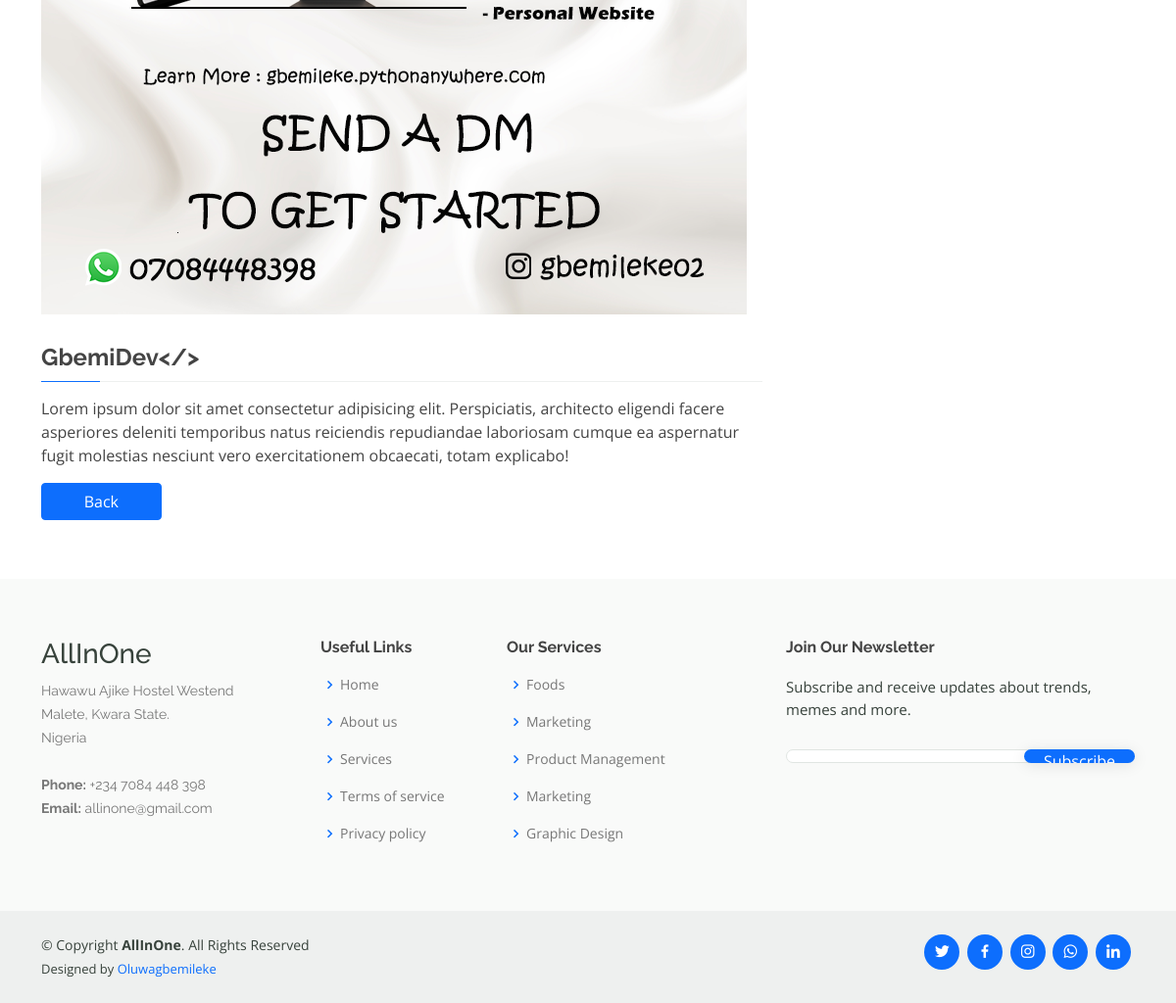
The app's page /pages/detail/2/ (lower part), older data.
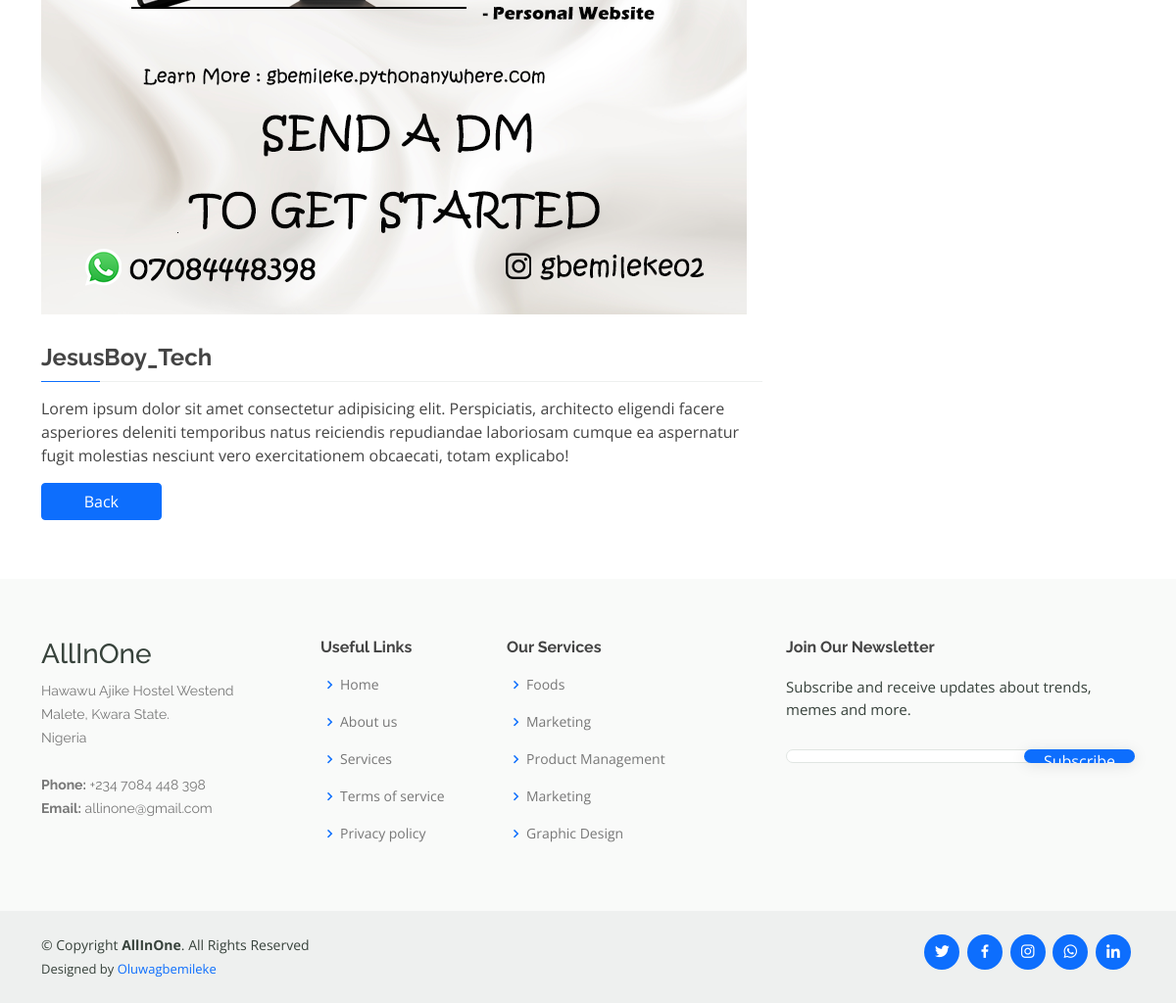
The same page, newer data.
### frontend/models.py (models this page shows, shortened)
class Blog(models.Model):
    blog_img = models.ImageField(blank=True, verbose_name='Blog Image', null=True, upload_to='uploads/')
    blog_title = models.CharField(max_length=100, verbose_name='Blog Title')
    blog_description = models.TextField(verbose_name='Description')
    blog_date = models.DateTimeField(auto_now_add=True)
    user = models.ForeignKey(NewUser, on_delete=models.CASCADE)
    class Meta():
        verbose_name_plural = 'Blog'

### frontend/views.py (the view)
# urls.py: path('detail/<int:detail_id>/', views.blog_details, name='blog_details'),
def blog_details(request, detail_id):
    detail =Blog.objects.get(id=detail_id)
    return render(request, 'frontend/blog_details.html', {'det':detail})

### templates/frontend/blog_details.html (shortened to what this page needs)
{% extends 'frontend/base.html' %}
{% load static %}
{% block content %}
  <main id="main">
    <section id="course-details" class="course-details">
      <div class="container" data-aos="fade-up">
        <div class="row">
          {% if det %}
          <div class="col-lg-8">
            <img src="{{ det.blog_img.url  }}" class="img-fluid" alt="">
            <h3>{{ det.blog_title }}</h3>
            <p>
              {{ det.blog_description }}
            </p>
            <button type="submit" class=" btn btn-primary me-2 fa fa-fw fa-eye col-md-2 col-sm-5"><a href="{% url 'frontend:blog'%}" style="color:#fff;">Back</a></button>
          </div>
          {% endif %}
          <div class="col-lg-4">
          </div>
        </div>
      </div>
    </section>
  </main>
 {% endblock %}

Row changes from the older to the newer data that the page shows:
changed Blog: blog_title "GbemiDev</>" → "JesusBoy_Tech"
